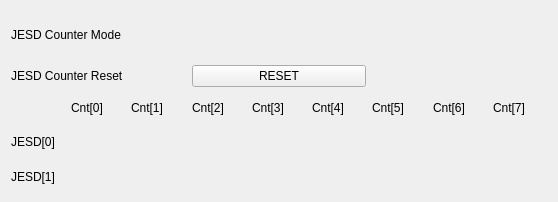
<?xml version="1.0" encoding="UTF-8"?>
<ui version="4.0">
 <class>Form</class>
 <widget class="QWidget" name="Form">
  <property name="geometry">
   <rect>
    <x>0</x>
    <y>0</y>
    <width>558</width>
    <height>202</height>
   </rect>
  </property>
  <property name="windowTitle">
   <string>JESD - ${DEV}</string>
  </property>
  <layout class="QVBoxLayout" name="verticalLayout">
   <item>
    <layout class="QGridLayout" name="gridLayout">
     <item row="0" column="1">
      <widget class="PyDMEnumButton" name="PyDMEnumButton">
       <property name="sizePolicy">
        <sizepolicy hsizetype="Preferred" vsizetype="Preferred">
         <horstretch>1</horstretch>
         <verstretch>1</verstretch>
        </sizepolicy>
       </property>
       <property name="minimumSize">
        <size>
         <width>0</width>
         <height>0</height>
        </size>
       </property>
       <property name="maximumSize">
        <size>
         <width>16777215</width>
         <height>48</height>
        </size>
       </property>
       <property name="toolTip">
        <string/>
       </property>
       <property name="channel" stdset="0">
        <string>ca://${DEV}:JESDCNT_MODE</string>
       </property>
       <property name="orientation" stdset="0">
        <enum>Qt::Horizontal</enum>
       </property>
       <property name="marginTop" stdset="0">
        <number>0</number>
       </property>
       <property name="marginBottom" stdset="0">
        <number>0</number>
       </property>
       <property name="marginLeft" stdset="0">
        <number>0</number>
       </property>
       <property name="marginRight" stdset="0">
        <number>0</number>
       </property>
       <property name="horizontalSpacing" stdset="0">
        <number>0</number>
       </property>
       <property name="verticalSpacing" stdset="0">
        <number>0</number>
       </property>
      </widget>
     </item>
     <item row="0" column="0">
      <widget class="QLabel" name="label">
       <property name="sizePolicy">
        <sizepolicy hsizetype="Preferred" vsizetype="Preferred">
         <horstretch>1</horstretch>
         <verstretch>1</verstretch>
        </sizepolicy>
       </property>
       <property name="text">
        <string>JESD Counter Mode</string>
       </property>
      </widget>
     </item>
     <item row="1" column="1">
      <widget class="PyDMPushButton" name="PyDMPushButton">
       <property name="toolTip">
        <string/>
       </property>
       <property name="text">
        <string>RESET</string>
       </property>
       <property name="channel" stdset="0">
        <string>ca://${DEV}:JESDCNT_RESET</string>
       </property>
       <property name="pressValue" stdset="0">
        <string>1</string>
       </property>
      </widget>
     </item>
     <item row="1" column="0">
      <widget class="QLabel" name="label_2">
       <property name="sizePolicy">
        <sizepolicy hsizetype="Preferred" vsizetype="Preferred">
         <horstretch>1</horstretch>
         <verstretch>1</verstretch>
        </sizepolicy>
       </property>
       <property name="text">
        <string>JESD Counter Reset</string>
       </property>
      </widget>
     </item>
     <item row="0" column="2" rowspan="2">
      <widget class="QFrame" name="frame">
       <property name="sizePolicy">
        <sizepolicy hsizetype="Preferred" vsizetype="Preferred">
         <horstretch>1</horstretch>
         <verstretch>1</verstretch>
        </sizepolicy>
       </property>
       <property name="frameShape">
        <enum>QFrame::NoFrame</enum>
       </property>
       <property name="frameShadow">
        <enum>QFrame::Raised</enum>
       </property>
      </widget>
     </item>
    </layout>
   </item>
   <item>
    <layout class="QGridLayout" name="gridLayout_2">
     <item row="0" column="1">
      <widget class="QLabel" name="label_6">
       <property name="text">
        <string>Cnt[0]</string>
       </property>
      </widget>
     </item>
     <item row="0" column="2">
      <widget class="QLabel" name="label_7">
       <property name="text">
        <string>Cnt[1]</string>
       </property>
      </widget>
     </item>
     <item row="0" column="3">
      <widget class="QLabel" name="label_8">
       <property name="text">
        <string>Cnt[2]</string>
       </property>
      </widget>
     </item>
     <item row="0" column="4">
      <widget class="QLabel" name="label_9">
       <property name="text">
        <string>Cnt[3]</string>
       </property>
      </widget>
     </item>
     <item row="0" column="5">
      <widget class="QLabel" name="label_10">
       <property name="text">
        <string>Cnt[4]</string>
       </property>
      </widget>
     </item>
     <item row="0" column="6">
      <widget class="QLabel" name="label_11">
       <property name="text">
        <string>Cnt[5]</string>
       </property>
      </widget>
     </item>
     <item row="0" column="7">
      <widget class="QLabel" name="label_12">
       <property name="text">
        <string>Cnt[6]</string>
       </property>
      </widget>
     </item>
     <item row="0" column="8">
      <widget class="QLabel" name="label_5">
       <property name="text">
        <string>Cnt[7]</string>
       </property>
      </widget>
     </item>
     <item row="1" column="0">
      <widget class="QLabel" name="label_3">
       <property name="text">
        <string>JESD[0]</string>
       </property>
      </widget>
     </item>
     <item row="1" column="1">
      <widget class="PyDMLabel" name="PyDMLabel">
       <property name="toolTip">
        <string/>
       </property>
       <property name="text">
        <string/>
       </property>
       <property name="scaledContents">
        <bool>true</bool>
       </property>
       <property name="alignment">
        <set>Qt::AlignCenter</set>
       </property>
       <property name="margin">
        <number>0</number>
       </property>
       <property name="alarmSensitiveContent" stdset="0">
        <bool>true</bool>
       </property>
       <property name="channel" stdset="0">
        <string>ca://${DEV}:JESD0_0</string>
       </property>
      </widget>
     </item>
     <item row="1" column="2">
      <widget class="PyDMLabel" name="PyDMLabel_2">
       <property name="toolTip">
        <string/>
       </property>
       <property name="text">
        <string/>
       </property>
       <property name="scaledContents">
        <bool>true</bool>
       </property>
       <property name="alignment">
        <set>Qt::AlignCenter</set>
       </property>
       <property name="margin">
        <number>0</number>
       </property>
       <property name="alarmSensitiveContent" stdset="0">
        <bool>true</bool>
       </property>
       <property name="channel" stdset="0">
        <string>ca://${DEV}:JESD0_1</string>
       </property>
      </widget>
     </item>
     <item row="1" column="3">
      <widget class="PyDMLabel" name="PyDMLabel_3">
       <property name="toolTip">
        <string/>
       </property>
       <property name="text">
        <string/>
       </property>
       <property name="scaledContents">
        <bool>true</bool>
       </property>
       <property name="alignment">
        <set>Qt::AlignCenter</set>
       </property>
       <property name="margin">
        <number>0</number>
       </property>
       <property name="alarmSensitiveContent" stdset="0">
        <bool>true</bool>
       </property>
       <property name="channel" stdset="0">
        <string>ca://${DEV}:JESD0_2</string>
       </property>
      </widget>
     </item>
     <item row="1" column="4">
      <widget class="PyDMLabel" name="PyDMLabel_4">
       <property name="toolTip">
        <string/>
       </property>
       <property name="text">
        <string/>
       </property>
       <property name="scaledContents">
        <bool>true</bool>
       </property>
       <property name="alignment">
        <set>Qt::AlignCenter</set>
       </property>
       <property name="margin">
        <number>0</number>
       </property>
       <property name="alarmSensitiveContent" stdset="0">
        <bool>true</bool>
       </property>
       <property name="channel" stdset="0">
        <string>ca://${DEV}:JESD0_3</string>
       </property>
      </widget>
     </item>
     <item row="1" column="5">
      <widget class="PyDMLabel" name="PyDMLabel_5">
       <property name="toolTip">
        <string/>
       </property>
       <property name="text">
        <string/>
       </property>
       <property name="scaledContents">
        <bool>true</bool>
       </property>
       <property name="alignment">
        <set>Qt::AlignCenter</set>
       </property>
       <property name="margin">
        <number>0</number>
       </property>
       <property name="alarmSensitiveContent" stdset="0">
        <bool>true</bool>
       </property>
       <property name="channel" stdset="0">
        <string>ca://${DEV}:JESD0_4</string>
       </property>
      </widget>
     </item>
     <item row="1" column="6">
      <widget class="PyDMLabel" name="PyDMLabel_6">
       <property name="toolTip">
        <string/>
       </property>
       <property name="text">
        <string/>
       </property>
       <property name="scaledContents">
        <bool>true</bool>
       </property>
       <property name="alignment">
        <set>Qt::AlignCenter</set>
       </property>
       <property name="margin">
        <number>0</number>
       </property>
       <property name="alarmSensitiveContent" stdset="0">
        <bool>true</bool>
       </property>
       <property name="channel" stdset="0">
        <string>ca://${DEV}:JESD0_5</string>
       </property>
      </widget>
     </item>
     <item row="1" column="7">
      <widget class="PyDMLabel" name="PyDMLabel_7">
       <property name="toolTip">
        <string/>
       </property>
       <property name="text">
        <string/>
       </property>
       <property name="scaledContents">
        <bool>true</bool>
       </property>
       <property name="alignment">
        <set>Qt::AlignCenter</set>
       </property>
       <property name="margin">
        <number>0</number>
       </property>
       <property name="alarmSensitiveContent" stdset="0">
        <bool>true</bool>
       </property>
       <property name="channel" stdset="0">
        <string>ca://${DEV}:JESD0_6</string>
       </property>
      </widget>
     </item>
     <item row="1" column="8">
      <widget class="PyDMLabel" name="PyDMLabel_8">
       <property name="toolTip">
        <string/>
       </property>
       <property name="text">
        <string/>
       </property>
       <property name="scaledContents">
        <bool>true</bool>
       </property>
       <property name="alignment">
        <set>Qt::AlignCenter</set>
       </property>
       <property name="margin">
        <number>0</number>
       </property>
       <property name="alarmSensitiveContent" stdset="0">
        <bool>true</bool>
       </property>
       <property name="channel" stdset="0">
        <string>ca://${DEV}:JESD0_7</string>
       </property>
      </widget>
     </item>
     <item row="2" column="0">
      <widget class="QLabel" name="label_4">
       <property name="text">
        <string>JESD[1]</string>
       </property>
      </widget>
     </item>
     <item row="2" column="1">
      <widget class="PyDMLabel" name="PyDMLabel_9">
       <property name="toolTip">
        <string/>
       </property>
       <property name="text">
        <string/>
       </property>
       <property name="scaledContents">
        <bool>true</bool>
       </property>
       <property name="alignment">
        <set>Qt::AlignCenter</set>
       </property>
       <property name="margin">
        <number>0</number>
       </property>
       <property name="alarmSensitiveContent" stdset="0">
        <bool>true</bool>
       </property>
       <property name="channel" stdset="0">
        <string>ca://${DEV}:JESD1_0</string>
       </property>
      </widget>
     </item>
     <item row="2" column="2">
      <widget class="PyDMLabel" name="PyDMLabel_10">
       <property name="toolTip">
        <string/>
       </property>
       <property name="text">
        <string/>
       </property>
       <property name="scaledContents">
        <bool>true</bool>
       </property>
       <property name="alignment">
        <set>Qt::AlignCenter</set>
       </property>
       <property name="margin">
        <number>0</number>
       </property>
       <property name="alarmSensitiveContent" stdset="0">
        <bool>true</bool>
       </property>
       <property name="channel" stdset="0">
        <string>ca://${DEV}:JESD1_1</string>
       </property>
      </widget>
     </item>
     <item row="2" column="3">
      <widget class="PyDMLabel" name="PyDMLabel_11">
       <property name="toolTip">
        <string/>
       </property>
       <property name="text">
        <string/>
       </property>
       <property name="scaledContents">
        <bool>true</bool>
       </property>
       <property name="alignment">
        <set>Qt::AlignCenter</set>
       </property>
       <property name="margin">
        <number>0</number>
       </property>
       <property name="alarmSensitiveContent" stdset="0">
        <bool>true</bool>
       </property>
       <property name="channel" stdset="0">
        <string>ca://${DEV}:JESD1_2</string>
       </property>
      </widget>
     </item>
     <item row="2" column="4">
      <widget class="PyDMLabel" name="PyDMLabel_12">
       <property name="toolTip">
        <string/>
       </property>
       <property name="text">
        <string/>
       </property>
       <property name="scaledContents">
        <bool>true</bool>
       </property>
       <property name="alignment">
        <set>Qt::AlignCenter</set>
       </property>
       <property name="margin">
        <number>0</number>
       </property>
       <property name="alarmSensitiveContent" stdset="0">
        <bool>true</bool>
       </property>
       <property name="channel" stdset="0">
        <string>ca://${DEV}:JESD1_3</string>
       </property>
      </widget>
     </item>
     <item row="2" column="5">
      <widget class="PyDMLabel" name="PyDMLabel_13">
       <property name="toolTip">
        <string/>
       </property>
       <property name="text">
        <string/>
       </property>
       <property name="scaledContents">
        <bool>true</bool>
       </property>
       <property name="alignment">
        <set>Qt::AlignCenter</set>
       </property>
       <property name="margin">
        <number>0</number>
       </property>
       <property name="alarmSensitiveContent" stdset="0">
        <bool>true</bool>
       </property>
       <property name="channel" stdset="0">
        <string>ca://${DEV}:JESD1_4</string>
       </property>
      </widget>
     </item>
     <item row="2" column="6">
      <widget class="PyDMLabel" name="PyDMLabel_14">
       <property name="toolTip">
        <string/>
       </property>
       <property name="text">
        <string/>
       </property>
       <property name="scaledContents">
        <bool>true</bool>
       </property>
       <property name="alignment">
        <set>Qt::AlignCenter</set>
       </property>
       <property name="margin">
        <number>0</number>
       </property>
       <property name="alarmSensitiveContent" stdset="0">
        <bool>true</bool>
       </property>
       <property name="channel" stdset="0">
        <string>ca://${DEV}:JESD1_5</string>
       </property>
      </widget>
     </item>
     <item row="2" column="7">
      <widget class="PyDMLabel" name="PyDMLabel_15">
       <property name="toolTip">
        <string/>
       </property>
       <property name="text">
        <string/>
       </property>
       <property name="scaledContents">
        <bool>true</bool>
       </property>
       <property name="alignment">
        <set>Qt::AlignCenter</set>
       </property>
       <property name="margin">
        <number>0</number>
       </property>
       <property name="alarmSensitiveContent" stdset="0">
        <bool>true</bool>
       </property>
       <property name="channel" stdset="0">
        <string>ca://${DEV}:JESD1_6</string>
       </property>
      </widget>
     </item>
     <item row="2" column="8">
      <widget class="PyDMLabel" name="PyDMLabel_16">
       <property name="toolTip">
        <string/>
       </property>
       <property name="text">
        <string/>
       </property>
       <property name="scaledContents">
        <bool>true</bool>
       </property>
       <property name="alignment">
        <set>Qt::AlignCenter</set>
       </property>
       <property name="margin">
        <number>0</number>
       </property>
       <property name="alarmSensitiveContent" stdset="0">
        <bool>true</bool>
       </property>
       <property name="channel" stdset="0">
        <string>ca://${DEV}:JESD1_7</string>
       </property>
      </widget>
     </item>
    </layout>
   </item>
  </layout>
 </widget>
 <customwidgets>
  <customwidget>
   <class>PyDMLabel</class>
   <extends>QLabel</extends>
   <header>pydm.widgets.label</header>
  </customwidget>
  <customwidget>
   <class>PyDMEnumButton</class>
   <extends>QWidget</extends>
   <header>pydm.widgets.enum_button</header>
  </customwidget>
  <customwidget>
   <class>PyDMPushButton</class>
   <extends>QPushButton</extends>
   <header>pydm.widgets.pushbutton</header>
  </customwidget>
 </customwidgets>
 <resources/>
 <connections/>
</ui>
